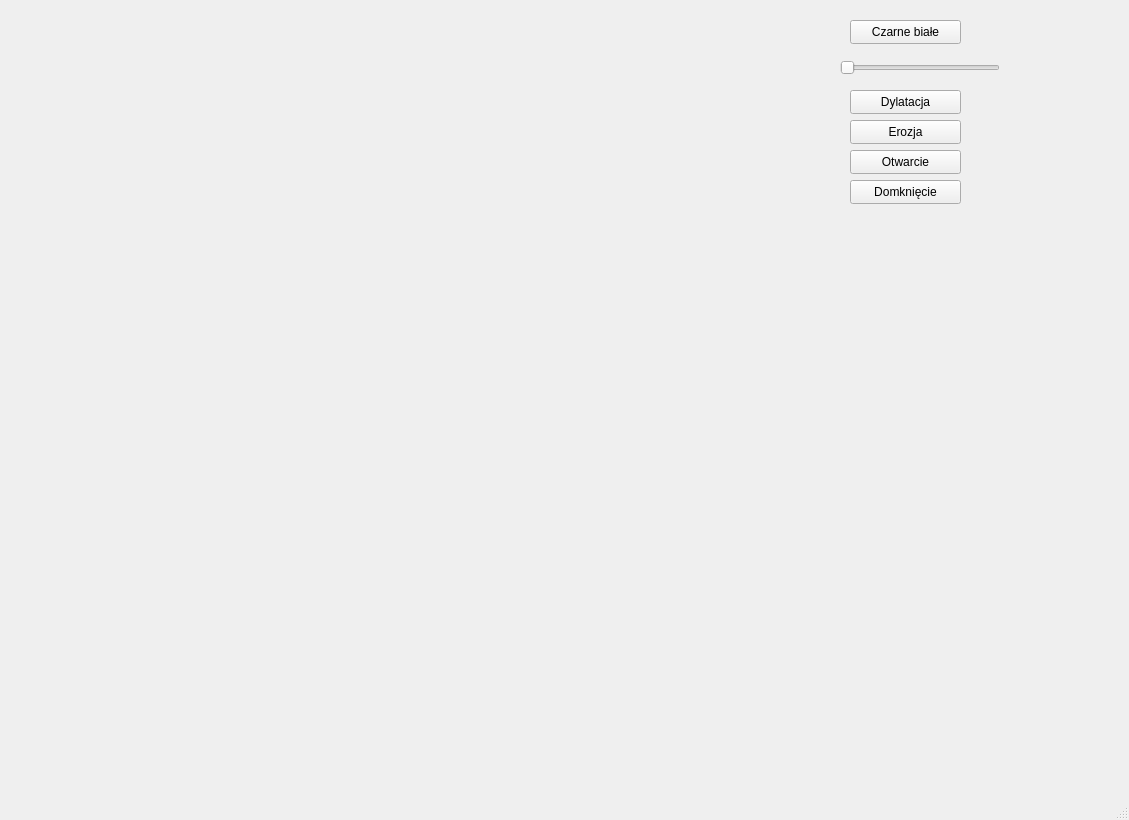
<?xml version="1.0" encoding="UTF-8"?>
<ui version="4.0">
 <class>MainWindow</class>
 <widget class="QMainWindow" name="MainWindow">
  <property name="geometry">
   <rect>
    <x>0</x>
    <y>0</y>
    <width>1129</width>
    <height>820</height>
   </rect>
  </property>
  <property name="windowTitle">
   <string>MainWindow</string>
  </property>
  <widget class="QWidget" name="centralwidget">
   <widget class="Ekran" name="ekran" native="true">
    <property name="geometry">
     <rect>
      <x>9</x>
      <y>9</y>
      <width>800</width>
      <height>800</height>
     </rect>
    </property>
   </widget>
   <widget class="QPushButton" name="buttonCB">
    <property name="geometry">
     <rect>
      <x>850</x>
      <y>20</y>
      <width>111</width>
      <height>24</height>
     </rect>
    </property>
    <property name="text">
     <string>Czarne białe</string>
    </property>
   </widget>
   <widget class="QSlider" name="slajder">
    <property name="geometry">
     <rect>
      <x>840</x>
      <y>60</y>
      <width>160</width>
      <height>16</height>
     </rect>
    </property>
    <property name="minimum">
     <number>1</number>
    </property>
    <property name="maximum">
     <number>10</number>
    </property>
    <property name="orientation">
     <enum>Qt::Horizontal</enum>
    </property>
   </widget>
   <widget class="QPushButton" name="dylatacja">
    <property name="geometry">
     <rect>
      <x>850</x>
      <y>90</y>
      <width>111</width>
      <height>24</height>
     </rect>
    </property>
    <property name="text">
     <string>Dylatacja</string>
    </property>
   </widget>
   <widget class="QPushButton" name="erozja">
    <property name="geometry">
     <rect>
      <x>850</x>
      <y>120</y>
      <width>111</width>
      <height>24</height>
     </rect>
    </property>
    <property name="text">
     <string>Erozja</string>
    </property>
   </widget>
   <widget class="QPushButton" name="otwarcie">
    <property name="geometry">
     <rect>
      <x>850</x>
      <y>150</y>
      <width>111</width>
      <height>24</height>
     </rect>
    </property>
    <property name="text">
     <string>Otwarcie</string>
    </property>
   </widget>
   <widget class="QPushButton" name="domkniecie">
    <property name="geometry">
     <rect>
      <x>850</x>
      <y>180</y>
      <width>111</width>
      <height>24</height>
     </rect>
    </property>
    <property name="text">
     <string>Domknięcie</string>
    </property>
   </widget>
  </widget>
  <widget class="QMenuBar" name="menubar">
   <property name="geometry">
    <rect>
     <x>0</x>
     <y>0</y>
     <width>1129</width>
     <height>21</height>
    </rect>
   </property>
  </widget>
  <widget class="QStatusBar" name="statusbar"/>
 </widget>
 <customwidgets>
  <customwidget>
   <class>Ekran</class>
   <extends>QWidget</extends>
   <header>ekran.h</header>
   <container>1</container>
  </customwidget>
 </customwidgets>
 <resources/>
 <connections/>
</ui>
